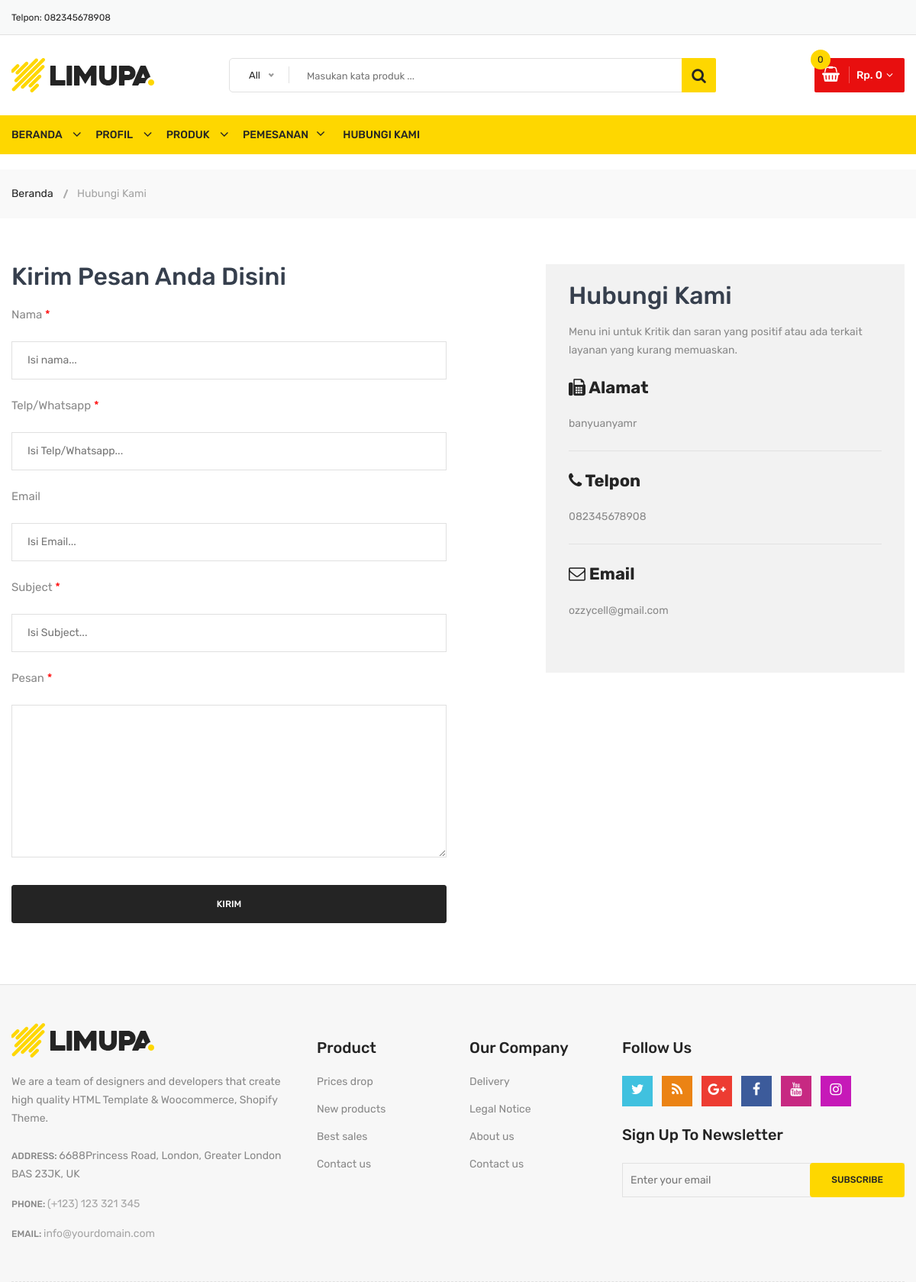
Screenshot of /hubungi-kami with the database file from the repository.
### rovita/models.py (models this page shows)
class Statis(models.Model):
    alamat_kami = models.TextField(max_length=200, blank=False, null=True)
    telpon = models.CharField(max_length=200, blank=False, null=True)
    email = models.EmailField(max_length=200, blank=False, null=True)
    class Meta:
        verbose_name_plural ="Data Statis"

### rovita/views.py (the view, shortened to what this page needs)
# urls.py: path('hubungi-kami', views.KontakView.as_view(), name='kontak'),
class KontakView(View):
    def get(self, request):
        context = {
            'judul': 'Halaman Kontak',
            }
        return render(request, 'kontak.html', context)

### templates/kontak.html (shortened to what this page needs)
{% extends "base.html" %}
{% load static %}
{% block content %}
<div class="breadcrumb-area">
    <div class="container">
        <div class="breadcrumb-content">
            <ul>
                <li><a href="{% url 'beranda' %}">Beranda</a></li>
                <li class="active">Hubungi Kami</li>
            </ul>
        </div>
    </div>
</div>
<div class="contact-main-page mt-60 mb-40 mb-md-40 mb-sm-40 mb-xs-40">
    <div class="container mb-60">
        <div class="row">
            <div class="col-lg-5 offset-lg-1 col-md-12 order-1 order-lg-2">
                <div class="contact-page-side-content">
                    <h3 class="contact-page-title">Hubungi Kami</h3>
                    <p class="contact-page-message mb-25">Menu ini untuk Kritik dan saran yang positif atau ada terkait layanan yang kurang memuaskan.</p>
                    <div class="single-contact-block">
                        <h4><i class="fa fa-fax"></i> Alamat</h4>
                        <p>{{statis.alamat_kami}}</p>
                    </div>
                    <div class="single-contact-block">
                        <h4><i class="fa fa-phone"></i> Telpon</h4>
                        <p>{{statis.telpon}}</p>
                    </div>
                    <div class="single-contact-block last-child">
                        <h4><i class="fa fa-envelope-o"></i> Email</h4>
                        <p>{{statis.email}}</p>
                    </div>
                </div>
            </div>
            <div class="col-lg-6 col-md-12 order-2 order-lg-1">
                <div class="contact-form-content pt-sm-55 pt-xs-55">
                    <h3 class="contact-page-title">Kirim Pesan Anda Disini</h3>
                    <div class="contact-form">
                        <form action="{% url 'kontak' %}" method="post">
                            <div class="form-group">
                                <label>Nama <span class="required">*</span></label>
                                <input type="text" name="nama" placeholder="Isi nama..." value="{{data.nama}}">
                            </div>
                            <div class="form-group">
                                <label>Telp/Whatsapp <span class="required">*</span></label>
                                <input type="number" name="whatsapp" placeholder="Isi Telp/Whatsapp..." value="{{data.whatsapp}}">
                            </div>
                            <div class="form-group">
                                <label>Email </label>
                                <input type="email" name="email" placeholder="Isi Email..." value="{{data.email}}">
                            </div>
                            <div class="form-group">
                                <label>Subject <span class="required">*</span></label>
                                <input type="text" name="subject" placeholder="Isi Subject..." value="{{data.subject}}"></div>
                            <div class="form-group mb-30">
                                <label>Pesan <span class="required">*</span></label>
                                <textarea name="pesan">{{data.pesan}}</textarea>
                            </div>
                            <div class="form-group">
                                <input type="submit" class="li-btn-3" value="Kirim">
                            </div>
                        </form>
                    </div>
                </div>
            </div>
        </div>
    </div>
</div>
{% endblock content %}

### templates/base.html (shortened to what this page needs)
{% load static %}
{% load humanize %}
<!doctype html>
<html class="no-js" lang="zxx">
<head>
        <link rel="stylesheet" href="{%  static 'css/material-design-iconic-font.min.css' %}">
        <link rel="stylesheet" href="{%  static 'css/font-awesome.min.css' %}">
        <link rel="stylesheet" href="{%  static 'css/fontawesome-stars.css' %}">
        <link rel="stylesheet" href="{%  static 'css/meanmenu.css' %}">
        <link rel="stylesheet" href="{%  static 'css/owl.carousel.min.css' %}">
        <link rel="stylesheet" href="{%  static 'css/slick.css' %}">
        <link rel="stylesheet" href="{%  static 'css/animate.css' %}">
        <link rel="stylesheet" href="{%  static 'css/jquery-ui.min.css' %}">
        <link rel="stylesheet" href="{%  static 'css/venobox.css' %}">
        <link rel="stylesheet" href="{%  static 'css/nice-select.css' %}">
        <link rel="stylesheet" href="{%  static 'css/magnific-popup.css' %}">
        <link rel="stylesheet" href="{%  static 'css/bootstrap.min.css' %}">
        <link rel="stylesheet" href="{%  static 'css/helper.css' %}">
        <link rel="stylesheet" href="{%  static 'style.css' %}">
        <link rel="stylesheet" href="{%  static 'css/responsive.css' %}">
    </head>
    <body>
        <div class="body-wrapper">
            <header>
                <div class="header-top">
                    <div class="container">
                        <div class="row">
                            <div class="col-lg-3 col-md-4">
                                <div class="header-top-left">
                                    <ul class="phone-wrap">
                                        <li><span>Telpon:</span><a href="#"> {{statis.telpon}}</a></li>
                                    </ul>
                                </div>
                            </div>
                            <div class="col-lg-9 col-md-8">
                            </div>
                        </div>
                    </div>
                </div>
                <div class="header-middle pl-sm-0 pr-sm-0 pl-xs-0 pr-xs-0">
                    <div class="container">
                        <div class="row">
                            <div class="col-lg-3">
                                <div class="logo pb-sm-30 pb-xs-30">
                                    <a href="index.html">
                                        <img src="{% static 'images/menu/logo/1.jpg' %}" alt="">
                                    </a>
                                </div>
                            </div>
                            <div class="col-lg-9 pl-0 ml-sm-15 ml-xs-15">
                                <form action="{% url 'cari' %}" class="hm-searchbox">
                                    <input type="text" name="kata" placeholder="Masukan kata produk ...">
                                    <button class="li-btn" type="submit"><i class="fa fa-search"></i></button>
                                </form>
                                <div class="header-middle-right">
                                    <ul class="hm-menu">
                                        <li class="hm-minicart">
                                            <div class="hm-minicart-trigger">
                                                {% with totail_items=keranjang|length %}
                                                    {% if keranjang|length > 0 %}
                                                        <span class="item-icon"></span>
                                                        <span class="item-text">Rp. {{ keranjang.get_total_price |intcomma }}
                                                        <span class="cart-item-count"> {{ totail_items }}</span>
                                                    {% else %}
                                                        <span class="item-text">Rp. 0
                                                        <span class="cart-item-count"> 0 </span>
                                                        </span>
                                                {% endif %}
                                                {% endwith %}
                                            </div>
                                        </li>
                                    </ul>
                                </div>
                            </div>
                        </div>
                    </div>
                </div>
                <div class="header-bottom header-sticky d-none d-lg-block">
                    <div class="container">
                        <div class="row">
                            <div class="col-lg-12">
                                <div class="hb-menu hb-menu-2 d-xl-block">
                                    {% include "navbar.html" %}
                                </div>
                            </div>
                        </div>
                    </div>
                </div>
            </header>
            {% block content %}
            {% endblock content %}
            <div class="footer">
              <div class="footer-static-middle">
                  <div class="container">
                      <div class="footer-logo-wrap pt-50 pb-35">
                          <div class="row">
                              <div class="col-lg-4 col-md-6">
                                  <div class="footer-logo">
                                      <img src="{%  static 'images/menu/logo/1.jpg' %}" alt="Footer Logo">
                                      <p class="info">
                                          We are a team of designers and developers that create high quality HTML Template & Woocommerce, Shopify Theme.
                                      </p>
                                  </div>
                                  <ul class="des">
                                      <li>
                                          <span>Address: </span>
                                          6688Princess Road, London, Greater London BAS 23JK, UK
                                      </li>
                                      <li>
                                          <span>Phone: </span>
                                          <a href="#">(+123) 123 321 345</a>
                                      </li>
                                      <li>
                                          <span>Email: </span>
                                          <a href="mailto://info@yourdomain.com">info@yourdomain.com</a>
                                      </li>
                                  </ul>
                              </div>
                              <div class="col-lg-2 col-md-3 col-sm-6">
                                  <div class="footer-block">
                                      <h3 class="footer-block-title">Product</h3>
                                      <ul>
                                          <li><a href="#">Prices drop</a></li>
                                          <li><a href="#">New products</a></li>
                                          <li><a href="#">Best sales</a></li>
                                          <li><a href="#">Contact us</a></li>
                                      </ul>
                                  </div>
                              </div>
                              <div class="col-lg-2 col-md-3 col-sm-6">
                                  <div class="footer-block">
                                      <h3 class="footer-block-title">Our company</h3>
                                      <ul>
                                          <li><a href="#">Delivery</a></li>
                                          <li><a href="#">Legal Notice</a></li>
                                          <li><a href="#">About us</a></li>
                                          <li><a href="#">Contact us</a></li>
                                      </ul>
                                  </div>
                              </div>
                              <div class="col-lg-4">
                                  <div class="footer-block">
                                      <h3 class="footer-block-title">Follow Us</h3>
                                      <ul class="social-link">
                                          <li class="twitter">
                                              <a href="https://twitter.com/" data-toggle="tooltip" target="_blank" title="Twitter">
                                                  <i class="fa fa-twitter"></i>
                                              </a>
                                          </li>
                                          <li class="rss">
                                              <a href="https://rss.com/" data-toggle="tooltip" target="_blank" title="RSS">
                                                  <i class="fa fa-rss"></i>
                                              </a>
                                          </li>
                                          <li class="google-plus">
                                              <a href="https://www.plus.google.com/discover" data-toggle="tooltip" target="_blank" title="Google +">
                                                  <i class="fa fa-google-plus"></i>
                                              </a>
                                          </li>
                                          <li class="facebook">
                                              <a href="https://www.facebook.com/" data-toggle="tooltip" target="_blank" title="Facebook">
                                                  <i class="fa fa-facebook"></i>
                                              </a>
                                          </li>
                                          <li class="youtube">
                                              <a href="https://www.youtube.com/" data-toggle="tooltip" target="_blank" title="Youtube">
                                                  <i class="fa fa-youtube"></i>
                                              </a>
                                          </li>
                                          <li class="instagram">
                                              <a href="https://www.instagram.com/" data-toggle="tooltip" target="_blank" title="Instagram">
                                                  <i class="fa fa-instagram"></i>
                                              </a>
                                          </li>
                                      </ul>
                                  </div>
                                  <div class="footer-newsletter">
                                      <h4>Sign up to newsletter</h4>
                                      <form action="#" method="post" id="mc-embedded-subscribe-form" name="mc-embedded-subscribe-form" class="footer-subscribe-form validate" target="_blank" novalidate>
                                         <div id="mc_embed_signup_scroll">
                                            <div id="mc-form" class="mc-form subscribe-form form-group" >
                                              <input id="mc-email" type="email" autocomplete="off" placeholder="Enter your email" />
                                              <button  class="btn" id="mc-submit">Subscribe</button>
                                            </div>
                                         </div>
                                      </form>
                                  </div>
                              </div>
                          </div>
                      </div>
                  </div>
              </div>
          </div>
      </div>
  </body>
</html>

### rows the page displays
Statis: telpon "082345678908", alamat_kami "banyuanyamr", email "ozzycell@gmail.com"
